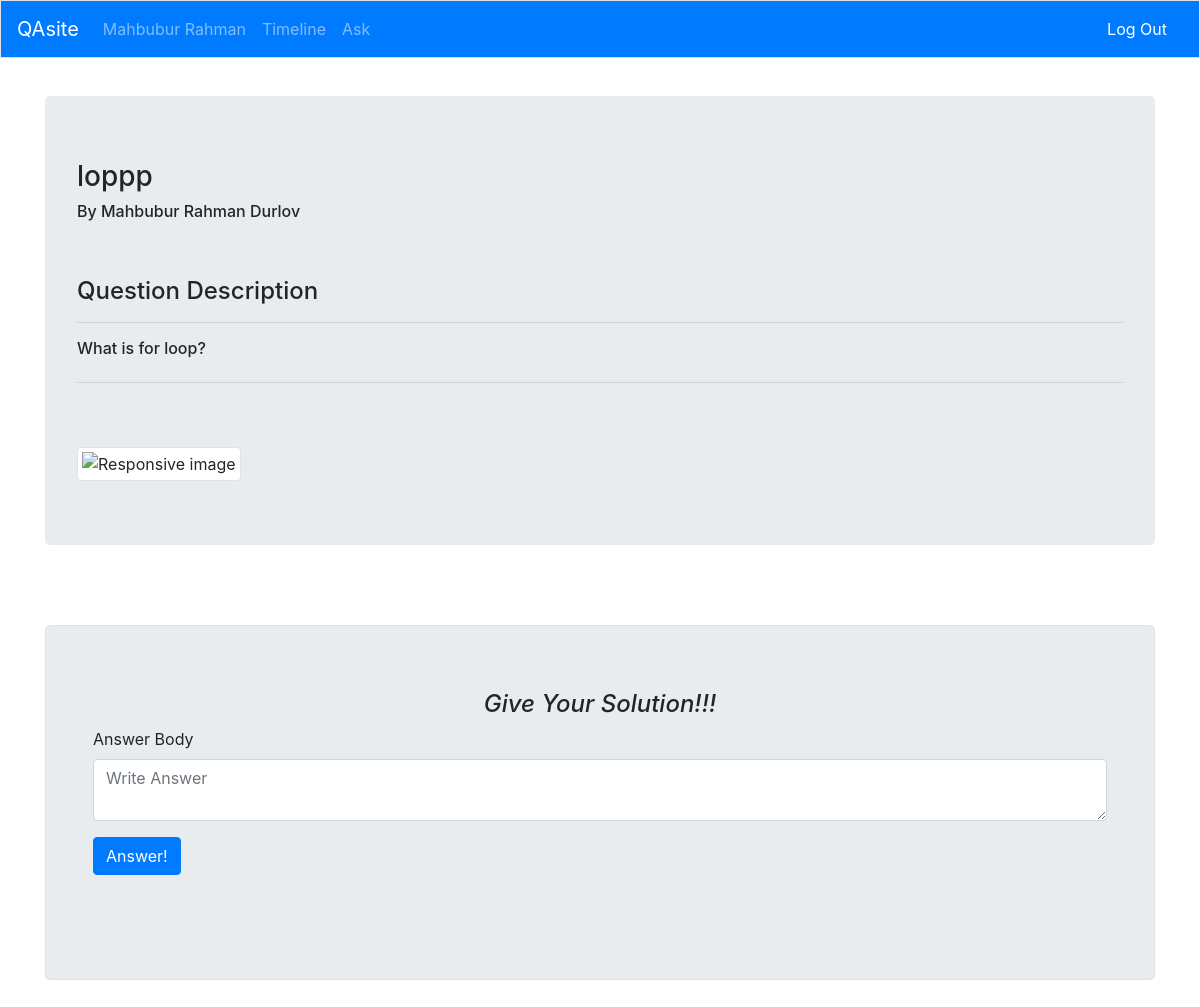
The app's page /des_ques.php?id=3 (signed in) with its own data.
### tables this page shows
CREATE TABLE `questions` (
  `q_id` int(11) NOT NULL,
  `q_title` varchar(500) DEFAULT NULL,
  `q_description` text DEFAULT NULL,
  `image` varchar(255) DEFAULT NULL,
  `email` varchar(255) DEFAULT NULL,
  `time` timestamp NOT NULL DEFAULT current_timestamp()
);

CREATE TABLE `user_info` (
  `first_name` varchar(255) DEFAULT NULL,
  `last_name` varchar(255) DEFAULT NULL,
  `email` varchar(255) NOT NULL,
  `password` varchar(255) DEFAULT NULL,
  `phone_no` varchar(255) DEFAULT NULL,
  `DOB` date DEFAULT NULL
);

### des_quesDB.php (called while the page is built, shortened)
<?php
  include 'inc/connect.php';
  $qId = $_GET['id'];
  $queryQuestion = "select * from questions where q_id = $qId";
  $runQueryQuestion = mysqli_query($con, $queryQuestion);
    $result = mysqli_fetch_assoc($runQueryQuestion);
    $title = $result['q_title'];
    $description = $result['q_description'];
    $imagePath = $result['image'];
    $userEmail = $result['email'];
    $queryUser = "select * from user_info where email = '$userEmail'";
    $runQueryUser = mysqli_query($con, $queryUser);
    if ($runQueryUser) {
      $result_ = mysqli_fetch_assoc($runQueryUser);
      $writer = $result_['first_name'] . " " . $result_['last_name'];
    }
 ?>

### des_ques.php (the view, shortened to what this page needs)
<?php session_start(); if (!empty($_SESSION['email'])) { ?>
<html lang="en">
  <head>
    <link rel="stylesheet" href="inc/bootstrap.min.css">
  </head>
  <body>
    <?php include 'navbar.php'; ?><br><br>
    <?php
      include 'des_quesDB.php';
    ?>
          <br><br>
          <div class="container">
            <div class="jumbotron">
              <div class="row justify-content-center">
                <div class="col-12">
                  <p class="h3"> <?php echo $title; ?> </p>
                  <p class="h6">By <?php echo $writer; ?> </p>
                </div>
              </div>
              <br><br>
              <div class="row justify-content-center">
                <div class="col-12">
                  <p class="h4"> Question Description</p><hr>
                  <p class="h6"> <?php echo $description; ?> </p>
                </div>
              </div><hr>
              <br><br>
              <div class="row justify-content-center">
                <div class="col-12">
                  <?php if (!empty($imagePath)) { ?>
                  <img src = <?php echo $imagePath; ?> class="img-fluid img-thumbnail" alt="Responsive image">
                <?php } ?>
                </div>
              </div>
            </div>
            <br><br>
          </div>
          <div class="container">
              <div class="jumbotron border">
                <div class="container">
                  <div class="row justify-content-center">
                      <h4><i>Give Your Solution!!!</i></h4>
                  </div>
                  <div class="row justify-content-center">
                    <div class="col-12">
                      <form method="post">
                        <div class="form-group">
                          <label for="body">Answer Body</label>
                          <textarea class="form-control" id="body" name="answer_body" rows="2" placeholder="Write Answer" required></textarea>
                        </div>
                        <button type="submit" name="answer" class="btn btn-primary">Answer!</button>
                      </form>
                    </div>
                  </div><br>
                </div>
            </div>
          </div>
          <br><br>
  </body>
</html>
<?php } else {
  echo "<script>window.open('welcome.php', '_self')</script>";
}
?>

### records on screen
questions: q_title "loppp", q_description "What is for loop?"
user_info: writer "Mahbubur Rahman Durlov"

### other values on screen
$_SESSION['fn'] "Mahbubur Rahman"
